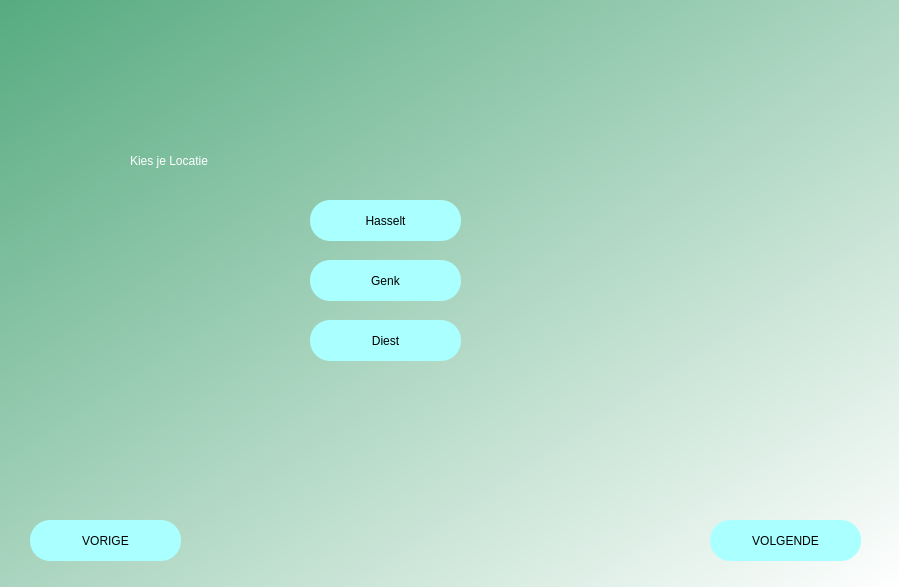
<?xml version="1.0" encoding="UTF-8"?>
<ui version="4.0">
 <class>Dialog</class>
 <widget class="QDialog" name="Dialog">
  <property name="geometry">
   <rect>
    <x>0</x>
    <y>0</y>
    <width>899</width>
    <height>587</height>
   </rect>
  </property>
  <property name="windowTitle">
   <string>Dialog</string>
  </property>
  <widget class="QWidget" name="bgwidget" native="true">
   <property name="geometry">
    <rect>
     <x>0</x>
     <y>-10</y>
     <width>901</width>
     <height>601</height>
    </rect>
   </property>
   <property name="styleSheet">
    <string notr="true">QWidget#bgwidget{
background-color:qlineargradient(spread:pad, x1:0, y1:0, x2:1, y2:1, stop:0 rgba(85, 170, 127, 255), stop:1 rgba(255, 255, 255, 255))}</string>
   </property>
   <widget class="QLabel" name="label_2">
    <property name="geometry">
     <rect>
      <x>130</x>
      <y>150</y>
      <width>181</width>
      <height>41</height>
     </rect>
    </property>
    <property name="styleSheet">
     <string notr="true">font: 16pt &quot;Verdana&quot;;color:rgb(255, 255, 255)</string>
    </property>
    <property name="text">
     <string>Kies je Locatie</string>
    </property>
   </widget>
   <widget class="QPushButton" name="location_button_1">
    <property name="geometry">
     <rect>
      <x>310</x>
      <y>210</y>
      <width>151</width>
      <height>41</height>
     </rect>
    </property>
    <property name="styleSheet">
     <string notr="true">border-radius:20px;
background-color: rgb(170, 255, 255);
font: 75 italic 12pt &quot;Verdana&quot;;</string>
    </property>
    <property name="text">
     <string>Hasselt</string>
    </property>
   </widget>
   <widget class="QPushButton" name="location_button_2">
    <property name="geometry">
     <rect>
      <x>310</x>
      <y>270</y>
      <width>151</width>
      <height>41</height>
     </rect>
    </property>
    <property name="styleSheet">
     <string notr="true">border-radius:20px;
background-color: rgb(170, 255, 255);
font: 75 italic 12pt &quot;Verdana&quot;;</string>
    </property>
    <property name="text">
     <string>Genk</string>
    </property>
   </widget>
   <widget class="QPushButton" name="location_button_3">
    <property name="geometry">
     <rect>
      <x>310</x>
      <y>330</y>
      <width>151</width>
      <height>41</height>
     </rect>
    </property>
    <property name="styleSheet">
     <string notr="true">border-radius:20px;
background-color: rgb(170, 255, 255);
font: 75 italic 12pt &quot;Verdana&quot;;</string>
    </property>
    <property name="text">
     <string>Diest</string>
    </property>
   </widget>
   <widget class="QPushButton" name="location_button_next">
    <property name="geometry">
     <rect>
      <x>710</x>
      <y>530</y>
      <width>151</width>
      <height>41</height>
     </rect>
    </property>
    <property name="styleSheet">
     <string notr="true">border-radius:20px;
background-color: rgb(170, 255, 255);
font: 75 italic 12pt &quot;Verdana&quot;;</string>
    </property>
    <property name="text">
     <string>VOLGENDE</string>
    </property>
   </widget>
   <widget class="QPushButton" name="location_button_previous">
    <property name="geometry">
     <rect>
      <x>30</x>
      <y>530</y>
      <width>151</width>
      <height>41</height>
     </rect>
    </property>
    <property name="styleSheet">
     <string notr="true">border-radius:20px;
background-color: rgb(170, 255, 255);
font: 75 italic 12pt &quot;Verdana&quot;;</string>
    </property>
    <property name="text">
     <string>VORIGE</string>
    </property>
   </widget>
   <widget class="QLabel" name="location_label_image">
    <property name="geometry">
     <rect>
      <x>130</x>
      <y>210</y>
      <width>161</width>
      <height>161</height>
     </rect>
    </property>
    <property name="text">
     <string/>
    </property>
   </widget>
   <widget class="QLabel" name="location_label_info">
    <property name="geometry">
     <rect>
      <x>490</x>
      <y>210</y>
      <width>331</width>
      <height>161</height>
     </rect>
    </property>
    <property name="styleSheet">
     <string notr="true">font: 10pt &quot;Verdana&quot;;color:rgb(255, 255, 255)</string>
    </property>
    <property name="text">
     <string/>
    </property>
   </widget>
  </widget>
 </widget>
 <resources/>
 <connections/>
</ui>
